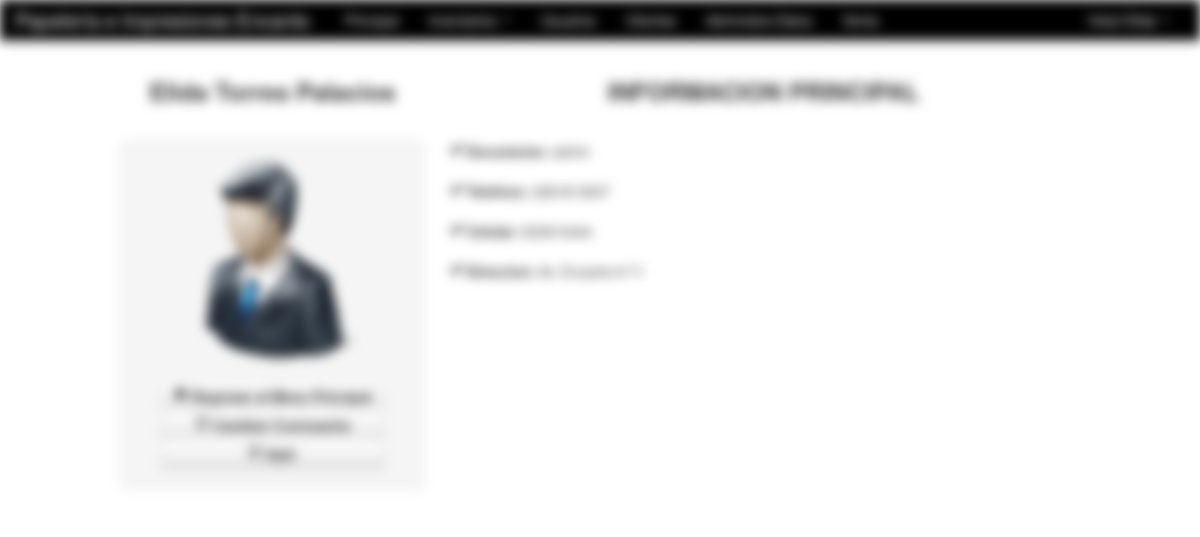
The app's page /perfil.php (signed in), older data.
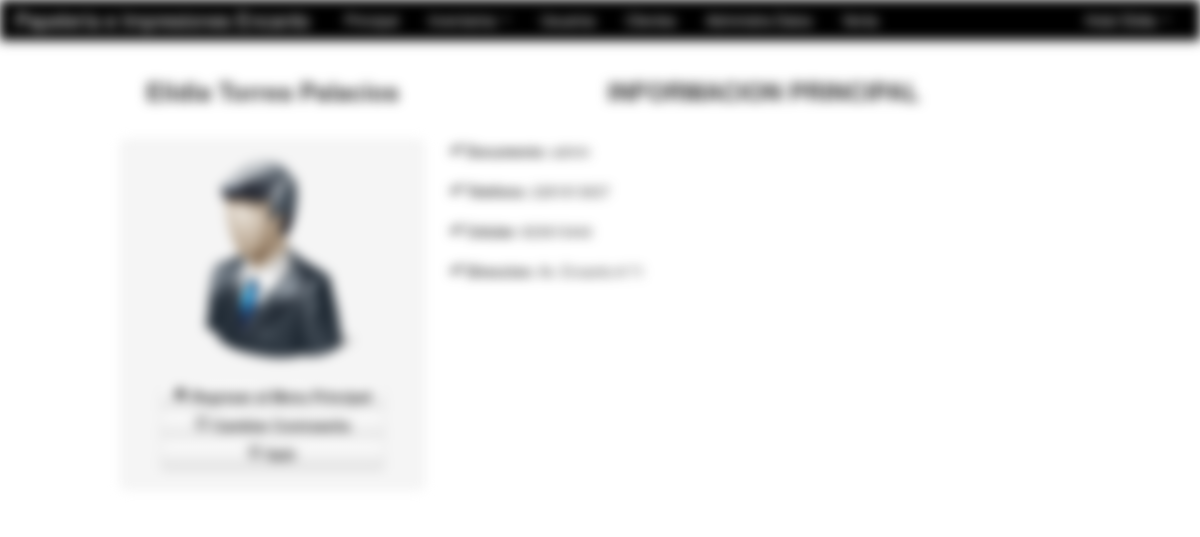
The same page, newer data.
### tables this page shows
CREATE TABLE IF NOT EXISTS `persona` (
`idPersona` int(11) NOT NULL,
  `doc` varchar(30) NOT NULL,
  `nom` varchar(25) NOT NULL,
  `ape` varchar(40) NOT NULL,
  `fecha` date NOT NULL,
  `tel` varchar(15) NOT NULL,
  `cel` varchar(15) NOT NULL,
  `sexo` varchar(10) NOT NULL,
  `dir` varchar(40) NOT NULL,
  `nota` varchar(50) NOT NULL,
  `fechar` date NOT NULL,
  `estado` varchar(20) NOT NULL,
  `empresa_idEmpresa` int(11) NOT NULL
);

### Modulos/php_conexion.php (called while the page is built, shortened)
<?php
	function limpiar($tags){
		$tags = strip_tags($tags);
		return $tags;
	}
?>

### perfil.php (the view, shortened to what this page needs)
<?php
	include_once "Modulos/php_conexion.php";
	include_once "class/class.php";
	$documento=limpiar($_SESSION['cod_user']);
	$paaw=mysql_query("SELECT * FROM persona WHERE doc='$documento'");
	if($rwow=mysql_fetch_array($paaw)){
		$nombre=$rwow['nom'].' '.$rwow['ape'];
		$tel=$rwow['tel'];		$cel=$rwow['cel'];	$dir=$rwow['dir'];
	}
?>
<!DOCTYPE html>
<html lang="es">
  <head>
    <link href="css/bootstrap.css" rel="stylesheet">
    <link href="css/bootstrap-responsive.css" rel="stylesheet">
  </head>
  <body>
	<?php
			include_once "menu/m_principal.php";
	?>
    <div align="center">
    <table width="80%">
      <tr>
        <td>
        	<div class="row-fluid">
                <div class="span4" align="center">
					<h3 align="center"><?php echo $nombre; ?></h3><br>
                	<div class="well">
						<?php
                            if (file_exists("usuarios/".$_SESSION['cod_user'].".jpg")){
                                echo '<img src="usuarios/'.$_SESSION['cod_user'].'.jpg" width="200" height="200" class="img-polaroid img-polaroid">';
                            }else{
                                echo '<img src="usuarios/defecto.png" width="200" height="200">';
                            }
                        ?>
                        <br><br>
                        <div class="btn-group btn-group-vertical">
	                        <a href="Principal.php" class="btn"><strong><i class="icon-home"></i> Regresar al Menu Principal</strong></a>
                            <a href="cambiar_contra.php" class="btn"><strong><i class="icon-refresh"></i> Cambiar Contraseña</strong></a>
                            <a href="php_cerrar.php" class="btn"><strong><i class="icon-off"></i> Salir</strong></a>
                        </div>
                    </div>
                </div>
                <div class="span8">
                	<h3 align="center">INFORMACION PRINCIPAL</h3><br>
                	<strong><i class="icon-ok"></i> Documento: </strong> <?php echo $documento; ?><br><br>
                    <strong><i class="icon-ok"></i> Telefono: </strong> <?php echo $tel; ?><br><br>
					<strong><i class="icon-ok"></i> Celular: </strong> <?php echo $cel; ?><br><br>
                    <strong><i class="icon-ok"></i> Direccion: </strong> <?php echo $dir; ?><br><br>
                </div>
            </div>
        </td>
      </tr>
    </table>
    </div>
  </body>
</html>

### menu/m_principal.php (shortened to what this page needs)
<div class="navbar navbar-inverse navbar-fixed-top">
      <div class="navbar-inner">
        <div class="container">
          <a class="brand" href="#" style="color:#FFF">Papelería e Impresiones Encanto</a>
          <div class="nav-collapse collapse">
            <ul class="nav">
              <li><a href="Principal.php" style="color:#FFF">Principal</a></li>
               <?php if($_SESSION['tipo_user']=='a'){   ?>
              <li class="dropdown">
              	<a href="#" style="color:#FFF" class="dropdown-toggle" data-toggle="dropdown">Inventarios <b class="caret"></b></a>
              </li>
              <li><a href="Modulos/Usuarios/" style="color:#FFF">Usuarios</a></li>
              <li><a href="Modulos/Clientes/" style="color:#FFF">Clientes</a></li>
              <li><a href="Modulos/Datos/" style="color:#FFF">Administra Datos</a></li>
              <?php } ?>
              <li><a href="Modulos/Venta/" style="color:#FFF">Venta</a></li>
            </ul>
            <ul class="nav pull-right">
                <li class="dropdown">
              		<a href="#" style="color:#FFF" class="dropdown-toggle" data-toggle="dropdown">
                    	Hola! <?php echo $_SESSION['user_name']; ?> <b class="caret"></b>
                    </a>
                </li>
          	</ul>
          </div>
        </div>
      </div>
    </div>

Row changes from the older to the newer data that the page shows:
changed persona "Av. Encanto # 71": nombre "Elida Torres Palacios" → "Elidia Torres Palacios"
Text that changed along with them:
$_SESSION['user_name']: "Elida" → "Elidia"
